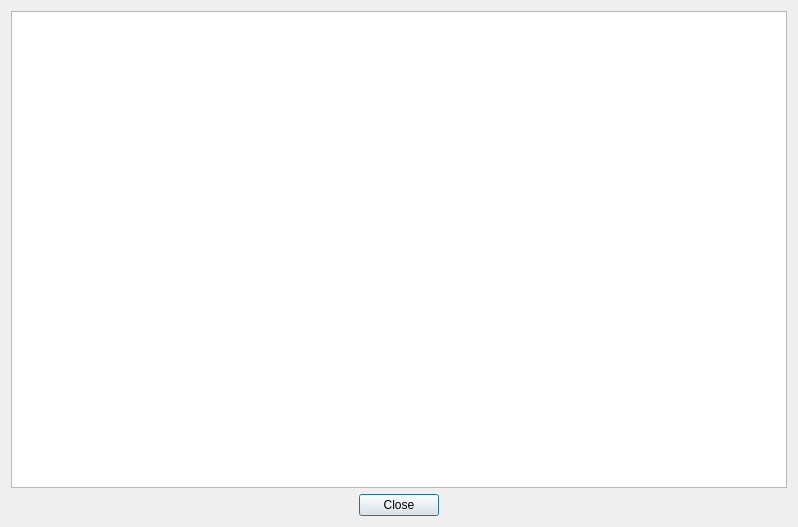
<?xml version="1.0" encoding="UTF-8"?>
<ui version="4.0">
 <class>logger_dialog</class>
 <widget class="QDialog" name="logger_dialog">
  <property name="geometry">
   <rect>
    <x>0</x>
    <y>0</y>
    <width>798</width>
    <height>527</height>
   </rect>
  </property>
  <property name="windowTitle">
   <string>Backend log</string>
  </property>
  <layout class="QVBoxLayout" name="verticalLayout">
   <item>
    <widget class="ion::audio_player::logger_view" name="log_view">
     <property name="editTriggers">
      <set>QAbstractItemView::NoEditTriggers</set>
     </property>
     <property name="showDropIndicator" stdset="0">
      <bool>false</bool>
     </property>
     <property name="alternatingRowColors">
      <bool>true</bool>
     </property>
     <property name="selectionMode">
      <enum>QAbstractItemView::NoSelection</enum>
     </property>
     <property name="rootIsDecorated">
      <bool>false</bool>
     </property>
     <property name="expandsOnDoubleClick">
      <bool>false</bool>
     </property>
    </widget>
   </item>
   <item>
    <widget class="QDialogButtonBox" name="buttonBox">
     <property name="orientation">
      <enum>Qt::Horizontal</enum>
     </property>
     <property name="standardButtons">
      <set>QDialogButtonBox::Close</set>
     </property>
     <property name="centerButtons">
      <bool>true</bool>
     </property>
    </widget>
   </item>
  </layout>
 </widget>
 <customwidgets>
  <customwidget>
   <class>ion::audio_player::logger_view</class>
   <extends>QTreeView</extends>
   <header>logger_view.hpp</header>
  </customwidget>
 </customwidgets>
 <resources/>
 <connections>
  <connection>
   <sender>buttonBox</sender>
   <signal>accepted()</signal>
   <receiver>logger_dialog</receiver>
   <slot>accept()</slot>
   <hints>
    <hint type="sourcelabel">
     <x>248</x>
     <y>254</y>
    </hint>
    <hint type="destinationlabel">
     <x>157</x>
     <y>274</y>
    </hint>
   </hints>
  </connection>
  <connection>
   <sender>buttonBox</sender>
   <signal>rejected()</signal>
   <receiver>logger_dialog</receiver>
   <slot>reject()</slot>
   <hints>
    <hint type="sourcelabel">
     <x>316</x>
     <y>260</y>
    </hint>
    <hint type="destinationlabel">
     <x>286</x>
     <y>274</y>
    </hint>
   </hints>
  </connection>
 </connections>
</ui>
